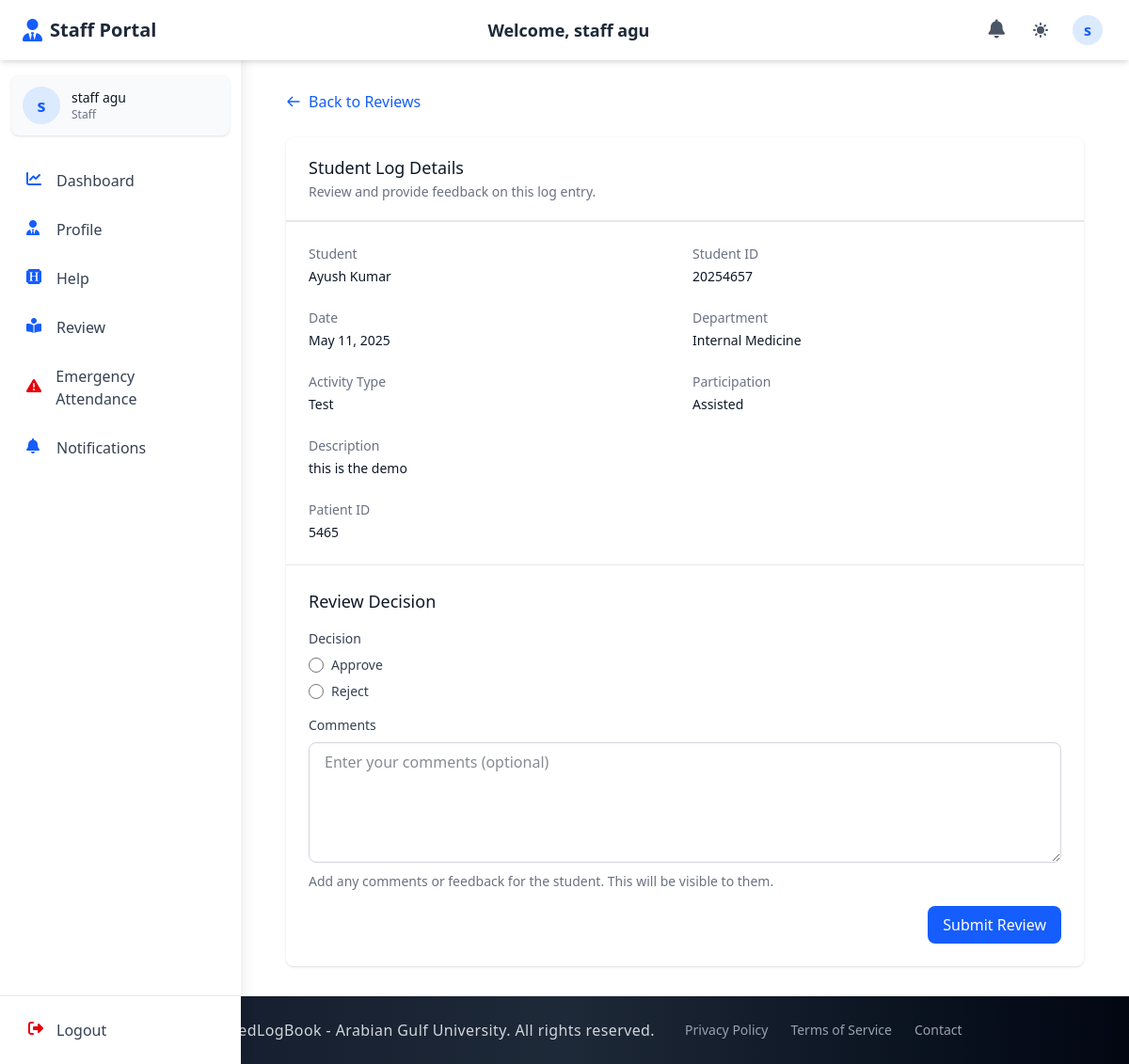
Page /staff_section/review_log/2/ (signed in) on the committed database.
### accounts/models.py (models this page shows, shortened)
class CustomUser(AbstractUser):
    email = models.EmailField(unique=True)
    first_name = models.CharField(max_length=150, blank=True)
    last_name = models.CharField(max_length=150, blank=True)
    profile_photo = models.ImageField(
        upload_to="profiles/", blank=True, null=True, default="profiles/default.jpg"
    )
    city = models.CharField(max_length=100, blank=True)
    country = models.CharField(max_length=100, blank=True)
    phone_no = models.CharField(max_length=20, blank=True)
    bio = models.TextField(blank=True)
    speciality = models.CharField(max_length=100, blank=True)
    ROLE_CHOICES = (
        ("student", "Student"),
        ("doctor", "Doctor"),
        ("staff", "Staff"),
        ("admin", "Admin"),
    )
    role = models.CharField(max_length=10, choices=ROLE_CHOICES, default="student")
    groups = models.ManyToManyField(
        "auth.Group", related_name="customuser_groups", blank=True
    )
    user_permissions = models.ManyToManyField(
        "auth.Permission", related_name="customuser_permissions", blank=True
    )
    USERNAME_FIELD = "email"
    REQUIRED_FIELDS = ["username"]

class Student(models.Model):
    user = models.OneToOneField(
        CustomUser, on_delete=models.CASCADE, related_name="student"
    )
    student_id = models.CharField(max_length=30, unique=True)
    group = models.ForeignKey(
        "admin_section.Group",
        on_delete=models.SET_NULL,
        null=True,
        blank=True,
        related_name="students",
    )

### student_section/models.py (models this page shows, shortened)
class StudentLogFormModel(models.Model):
    student = models.ForeignKey(Student, on_delete=models.CASCADE, related_name='log_forms')
    date = models.DateField()
    log_year = models.ForeignKey(LogYear, on_delete=models.CASCADE)
    log_year_section = models.ForeignKey(LogYearSection, on_delete=models.CASCADE)
    group = models.ForeignKey(Group, on_delete=models.CASCADE)
    department = models.ForeignKey(Department, on_delete=models.CASCADE)  # Changed from department to departments
    tutor = models.ForeignKey(Doctor, on_delete=models.CASCADE, related_name='supervised_logs')
    training_site = models.ForeignKey(TrainingSite, on_delete=models.CASCADE)
    activity_type = models.ForeignKey(ActivityType, on_delete=models.CASCADE)
    core_diagnosis = models.ForeignKey(
        CoreDiaProSession,
        on_delete=models.CASCADE,
        related_name='log_forms'
    )
    patient_id = models.CharField(max_length=4, blank=True)
    patient_age = models.CharField(max_length=3, blank=True, null=True)
    patient_gender = models.CharField(max_length=10, blank=True, null=True,
                                     choices=[('Male', 'Male'), ('Female', 'Female')])
    description = models.TextField(blank=True)
    PARTICIPATION_CHOICES = [
        ("Observed", "Observed"),
        ("Assisted", "Assisted")
    ]
    participation_type = models.CharField(
        max_length=50,
        choices=PARTICIPATION_CHOICES
    )
    created_at = models.DateTimeField(auto_now_add=True)
    updated_at = models.DateTimeField(auto_now=True)
    is_reviewed = models.BooleanField(default=False)
    review_date = models.DateTimeField(null=True, blank=True)
    reviewer_comments = models.TextField(blank=True)
    review_deadline = models.DateTimeField(null=True, blank=True, help_text="Deadline by which the doctor must review this log")
    class Meta:
        ordering = ['-date', '-created_at']
        verbose_name = "Student Log Form"
        verbose_name_plural = "Student Log Forms"

### admin_section/models.py (models this page shows, shortened)
class Department(models.Model):
    name = models.CharField(max_length=50)
    log_year = models.ForeignKey(LogYear, on_delete=models.CASCADE, related_name="department_log_year")
    log_year_section = models.ForeignKey(
        LogYearSection,
        on_delete=models.SET_NULL,
        null=True,
        blank=True,
        related_name="department_log_year_section",
        db_index=True,
    )

class ActivityType(models.Model):
    name = models.CharField(max_length=100)
    department = models.ForeignKey(Department, on_delete=models.CASCADE, related_name="activity_types")
    class Meta:
        unique_together = ["name", "department"]

### staff_section/views.py (the view)
# urls.py: path("review_log/<int:log_id>/", views.review_log, name="review_log"),
@login_required
def review_log(request, log_id):
    if request.user.role != 'staff':
        messages.error(request, 'You do not have permission to access this page.')
        return redirect('login')
    log = get_object_or_404(StudentLogFormModel, id=log_id)
    staff = request.user.staff_profile
    staff_departments = staff.departments.all()
    if log.department not in staff_departments:
        messages.error(request, 'You do not have permission to review this log.')
        return redirect('staff_section:staff_reviews')
    if request.method == 'POST':
        form = LogReviewForm(request.POST, instance=log)
        if form.is_valid():
            log_entry = form.save(commit=False)
            is_approved = form.cleaned_data['is_approved']
            log_entry.is_reviewed = True
            if is_approved == 'False':
                prefix = "REJECTED: "
                if not log_entry.reviewer_comments.startswith(prefix):
                    log_entry.reviewer_comments = prefix + log_entry.reviewer_comments
            log_entry.review_date = timezone.now()
            log_entry.save()
            staff_name = request.user.get_full_name() or request.user.username
            is_approved_text = 'approved' if is_approved == 'True' else 'rejected'
            notification_title = f"Your log entry has been {is_approved_text}"
            notification_message = f"{staff_name} has {is_approved_text} your log entry for {log.department.name} department on {log.date}."
            if log_entry.reviewer_comments:
                notification_message += f" Comments: {log_entry.reviewer_comments}"
            from student_section.models import StudentNotification
            StudentNotification.objects.create(
                recipient=log.student,
                log_entry=log,
                title=notification_title,
                message=notification_message
            )
            messages.success(request, f"Log entry has been {'approved' if is_approved == 'True' else 'rejected'}.")
            return redirect('staff_section:staff_reviews')
    else:
        form = LogReviewForm(instance=log)
    context = {
        'form': form,
        'log': log,
    }
    return render(request, 'staff_section/staff_review_log.html', context)

### staff_section/templates/staff_section/staff_review_log.html (shortened to what this page needs)
{% extends 'base.html' %}
{% block navbar %}
  {% include 'components/staff_auth_navbar.html' %}
{% endblock %}
{% block content %}
  <div class="container mx-auto px-4 py-8">
    <div class="mb-6">
      <a href="{% url 'staff_section:staff_reviews' %}" class="inline-flex items-center text-blue-600 hover:text-blue-800 dark:text-blue-400 dark:hover:text-blue-300">
        <svg class="w-4 h-4 mr-2" fill="none" stroke="currentColor" viewBox="0 0 24 24" xmlns="http://www.w3.org/2000/svg">
          <path stroke-linecap="round" stroke-linejoin="round" stroke-width="2" d="M10 19l-7-7m0 0l7-7m-7 7h18"></path>
        </svg>
        Back to Reviews
      </a>
    </div>
    <div class="bg-white dark:bg-gray-800 shadow overflow-hidden sm:rounded-lg">
      <div class="px-4 py-5 sm:px-6 border-b border-gray-200 dark:border-gray-700">
        <h3 class="text-lg leading-6 font-medium text-gray-900 dark:text-white">
          Student Log Details
        </h3>
        <p class="mt-1 max-w-2xl text-sm text-gray-500 dark:text-gray-400">
          Review and provide feedback on this log entry.
        </p>
      </div>
      <div class="border-t border-gray-200 dark:border-gray-700 px-4 py-5 sm:p-6">
        <dl class="grid grid-cols-1 gap-x-4 gap-y-6 sm:grid-cols-2">
          <div class="sm:col-span-1">
            <dt class="text-sm font-medium text-gray-500 dark:text-gray-400">Student</dt>
            <dd class="mt-1 text-sm text-gray-900 dark:text-white">{{ log.student.user.get_full_name }}</dd>
          </div>
          <div class="sm:col-span-1">
            <dt class="text-sm font-medium text-gray-500 dark:text-gray-400">Student ID</dt>
            <dd class="mt-1 text-sm text-gray-900 dark:text-white">{{ log.student.student_id }}</dd>
          </div>
          <div class="sm:col-span-1">
            <dt class="text-sm font-medium text-gray-500 dark:text-gray-400">Date</dt>
            <dd class="mt-1 text-sm text-gray-900 dark:text-white">{{ log.date }}</dd>
          </div>
          <div class="sm:col-span-1">
            <dt class="text-sm font-medium text-gray-500 dark:text-gray-400">Department</dt>
            <dd class="mt-1 text-sm text-gray-900 dark:text-white">{{ log.department.name }}</dd>
          </div>
          <div class="sm:col-span-1">
            <dt class="text-sm font-medium text-gray-500 dark:text-gray-400">Activity Type</dt>
            <dd class="mt-1 text-sm text-gray-900 dark:text-white">{{ log.activity_type.name }}</dd>
          </div>
          <div class="sm:col-span-1">
            <dt class="text-sm font-medium text-gray-500 dark:text-gray-400">Participation</dt>
            <dd class="mt-1 text-sm text-gray-900 dark:text-white">{{ log.participation_type }}</dd>
          </div>
          <div class="sm:col-span-2">
            <dt class="text-sm font-medium text-gray-500 dark:text-gray-400">Description</dt>
            <dd class="mt-1 text-sm text-gray-900 dark:text-white">{{ log.description }}</dd>
          </div>
          {% if log.patient_id %}
          <div class="sm:col-span-1">
            <dt class="text-sm font-medium text-gray-500 dark:text-gray-400">Patient ID</dt>
            <dd class="mt-1 text-sm text-gray-900 dark:text-white">{{ log.patient_id }}</dd>
          </div>
          {% endif %}
        </dl>
      </div>
      <div class="border-t border-gray-200 dark:border-gray-700 px-4 py-5 sm:p-6">
        <h4 class="text-lg font-medium text-gray-900 dark:text-white mb-4">Review Decision</h4>
        <form method="post" action="{% url 'staff_section:review_log' log.id %}">
          <div class="mb-4">
            <label class="block text-sm font-medium text-gray-700 dark:text-gray-300 mb-2">Decision</label>
            <div class="space-y-2">
              {% for value, text in form.is_approved.field.choices %}
              <div class="flex items-center">
                <input type="radio" name="{{ form.is_approved.name }}" value="{{ value }}" id="id_is_approved_{{ forloop.counter0 }}"
                       class="h-4 w-4 text-blue-600 focus:ring-blue-500 border-gray-300 rounded"
                       {% if form.is_approved.value == value|stringformat:"s" %}checked{% endif %}>
                <label for="id_is_approved_{{ forloop.counter0 }}" class="ml-2 block text-sm text-gray-700 dark:text-gray-300">
                  {{ text }}
                </label>
              </div>
              {% endfor %}
            </div>
          </div>
          <div class="mb-4">
            <label for="{{ form.reviewer_comments.id_for_label }}" class="block text-sm font-medium text-gray-700 dark:text-gray-300 mb-2">
              Comments
            </label>
            {{ form.reviewer_comments }}
            <p class="mt-1 text-sm text-gray-500 dark:text-gray-400">
              Add any comments or feedback for the student. This will be visible to them.
            </p>
          </div>
          <div class="flex justify-end">
            <button type="submit" class="px-4 py-2 bg-blue-600 text-white rounded-lg hover:bg-blue-700 focus:outline-none focus:ring-2 focus:ring-blue-500 focus:ring-offset-2">
              Submit Review
            </button>
          </div>
        </form>
      </div>
    </div>
  </div>
{% endblock %}

### templates/components/auth_navbar_base.html (shortened to what this page needs)
<header class="bg-white dark:bg-gray-800 shadow-md fixed top-0 left-0 right-0 z-40 h-16 transition-all duration-300">
  <div class="flex items-center justify-between h-full px-4 md:px-6 max-w-7xl mx-auto">
    <div class="flex items-center space-x-3">
      <a href="{% block home_url %}{% endblock %}" class="flex items-center">
        <i class="{% block header_icon %}fas fa-book-medical{% endblock %} text-blue-600 dark:text-blue-400 text-2xl mr-2"></i>
        <span class="font-bold text-xl text-gray-800 dark:text-white hidden sm:inline">{% block portal_name %}ElogBook Portal{% endblock %}</span>
      </a>
    </div>
    <div class="hidden md:block text-center">
      <h1 class="text-lg font-semibold text-gray-800 dark:text-white">
        Welcome, {% block user_title %}{% endblock %} {{ request.session.first_name }} {{ request.session.last_name }}
      </h1>
    </div>
    <div class="flex items-center space-x-3">
      <div class="relative">
        <a href="{% block notifications_url %}#{% endblock %}" class="p-2 text-gray-600 dark:text-gray-300 hover:bg-gray-100 dark:hover:bg-gray-700 rounded-full transition-colors duration-200" aria-label="Notifications">
          <i class="fas fa-bell text-xl"></i>
        </a>
      </div>
      <button id="theme-toggle" aria-label="Toggle dark mode" class="p-2 text-gray-600 dark:text-gray-300 hover:bg-gray-100 dark:hover:bg-gray-700 rounded-full transition-colors duration-200 focus:outline-none focus:ring-2 focus:ring-blue-500">
      </button>
      <div class="relative" x-data="{open: false}">
        <button @click="open = !open" id="user-menu-button" class="flex items-center text-gray-600 dark:text-gray-300 hover:bg-gray-100 dark:hover:bg-gray-700 rounded-full p-1 focus:outline-none focus:ring-2 focus:ring-blue-500">
          <div class="h-8 w-8 rounded-full bg-blue-100 dark:bg-blue-900 flex items-center justify-center text-blue-600 dark:text-blue-300 font-semibold">
            {{ request.session.first_name|slice:"0:1" }}
          </div>
        </button>
      </div>
    </div>
  </div>
</header>
<aside id="sidebar" class="fixed inset-y-0 left-0 z-30 w-64 pt-16 bg-white dark:bg-gray-800 shadow-lg transform -translate-x-full transition-transform duration-300 ease-in-out md:translate-x-0 overflow-hidden">
  <div class="h-full flex flex-col">
    <div class="flex-1 px-3 py-4 overflow-y-auto">
      <div class="flex items-center p-3 mb-6 rounded-lg bg-gray-50 dark:bg-gray-700 shadow-sm">
        <div class="flex-shrink-0">
          <div class="h-10 w-10 rounded-full bg-blue-100 dark:bg-blue-900 flex items-center justify-center text-blue-600 dark:text-blue-300 font-semibold text-lg">
            {{ request.session.first_name|slice:"0:1" }}
          </div>
        </div>
        <div class="ml-3 overflow-hidden">
        <p class="text-sm font-medium text-gray-900 dark:text-white truncate">{{ request.session.first_name }} {{ request.session.last_name }}</p>
        <p class="text-xs text-gray-500 dark:text-gray-400 truncate">{% block user_role %}User{% endblock %}</p>
      </div>
    </div>
      <nav class="space-y-1">
        {% block sidebar_menu %}{% endblock %}
      </nav>
    </div>
    <div class="px-3 py-3 border-t border-gray-200 dark:border-gray-700">
      <form method="POST" action="{% block logout_url_bottom %}#{% endblock %}" class="w-full">
        <button type="submit" class="flex w-full items-center px-4 py-3 text-gray-700 dark:text-gray-300 rounded-lg hover:bg-gray-100 dark:hover:bg-gray-700 group transition-colors duration-200">
          <i class="fas fa-sign-out-alt w-5 h-5 text-red-600 dark:text-red-400"></i>
          <span class="ml-3 font-medium">Logout</span>
        </button>
      </form>
    </div>
  </div>
</aside>
<div id="content-wrapper" class="pt-16 md:pl-64 min-h-screen transition-all duration-300">
</div>

### rows in the picture
CustomUser: session.last_name "agu"
StudentLogFormModel: student.user.get_full_name "Ayush Kumar", student.student_id "20254657", date "May 11, 2025", department.name "Internal Medicine", activity_type.name "Test", participation_type "Assisted", description "this is the demo", patient_id "5465"

### other values in the picture
{{ request.session.first_name }} "staff"
{{ request.session.first_name|slice:"0:1" }} "s"
{{ text }} "Approve" "Reject"
